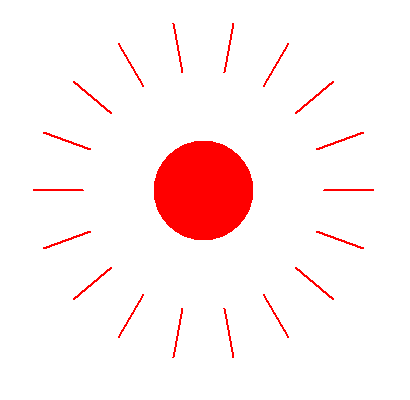

The script that drew this image:
"""
   红太阳.py
"""
import turtle

turtle.speed(1)        # 设定移动速度为最慢
turtle.delay(20)       # 设定画笔绘画延时
turtle.color('red')    # 设定画笔和填充颜色
turtle.dot(100)        # 打直径为100的圆点

turtle.pensize(2)      # 设定画笔粗细   
for x in range(18):    # 在范围18内更新x变量的值
    turtle.penup()     # 抬笔
    turtle.fd(120)     # 前进120个单位
    turtle.pendown()   # 落笔
    turtle.fd(50)      # 前进50个单位
    turtle.penup()     # 抬笔
    turtle.bk(170)     # 前进170个单位
    turtle.rt(20)      # 右转20度
turtle.done()          # 做完
